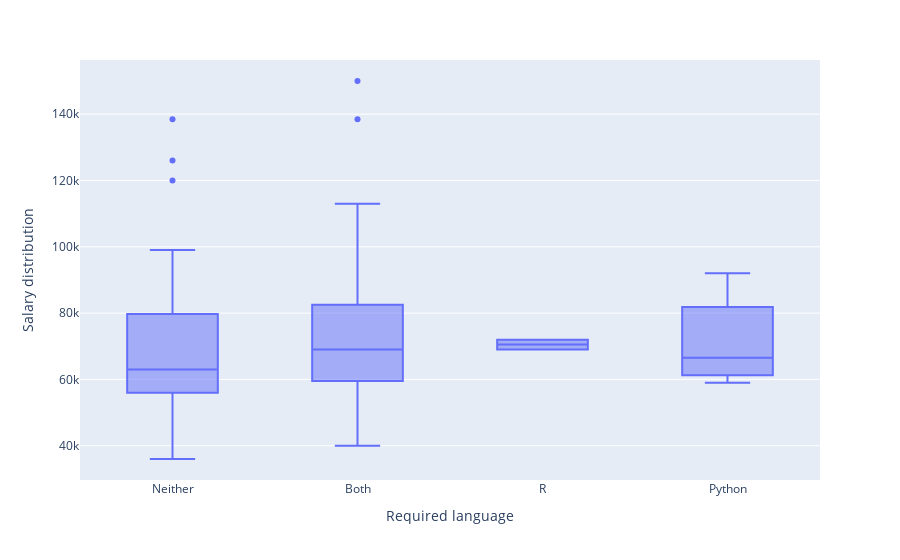

Write notebook code for a chart like this one.
### Code cell
# Create a box plot using Plotly Express
fig = px.box(jobs_data, x="lang_required", 
y="midpoint_salary_estimate",
labels= {"midpoint_salary_estimate" : "Salary distribution",
"lang_required": "Required language"}
)
fig.show()

### Figure 1 — Plotly figure (JSON) as saved in the notebook; plotly's stock layout.template omitted (floating-point values rounded to 4 significant figures)
{"data": [{"alignmentgroup": "True", "hovertemplate": "Required language=%{x}<br>Salary distribution=%{y}<extra></extra>", "legendgroup": "", "marker": {"color": "#636efa"}, "name": "", "notched": false, "offsetgroup": "", "orientation": "v", "showlegend": false, "type": "box", "x": ["Neither", "Neither", "Neither", "Both", "Neither", "Both", "Neither", "Neither", "Both", "Neither", "R", "Neither", "Both", "Neither", "Both", "Neither", "Both", "Neither", "Both", "Neither", "Neither", "Both", "Neither", "Neither", "Neither", "Both", "Neither", "Neither", "Neither", "Both", "Neither", "Neither", "Both", "Neither", "Python", "Neither", "Both", "Both", "Neither", "Python", "Neither", "Neither", "Both", "Neither", "Both", "Neither", "Both", "Neither", "Neither", "Python", "Neither", "Both", "Neither", "Python", "Neither", "Python", "Both", "Neither", "Neither", "Neither", "Both", "Neither", "Both", "Neither", "Neither", "Both", "Both", "Both", "Neither", "Neither", "R", "Both"], "x0": " ", "xaxis": "x", "y": [40000, 99000, 78000, 80000, 56000, 99000, 68000, 126000, 72000, 99000, 72000, 40000, 85000, 36000, 138500, 99000, 47500, 36500, 72000, 61500, 68000, 66500, 56000, 40000, 63000, 68000, 59000, 88500, 85000, 51000, 41500, 47500, 113000, 99000, 62000, 75500, 150000, 47500, 120000, 66500, 53000, 71500, 104500, 59500, 80000, 138500, 59500, 87000, 54000, 59000, 72000, 60500, 66500, 92000, 60500, 78500, 77500, 59500, 70000, 59000, 69000, 60000, 42000, 72000, 74000, 69000, 61500, 40000, 63000, 60500, 69000, 59500], "y0": " ", "yaxis": "y"}], "layout": {"boxmode": "group", "legend": {"tracegroupgap": 0}, "margin": {"t": 60}, "xaxis": {"anchor": "y", "domain": [0, 1], "title": {"text": "Required language"}}, "yaxis": {"anchor": "x", "domain": [0, 1], "title": {"text": "Salary distribution"}}}}
